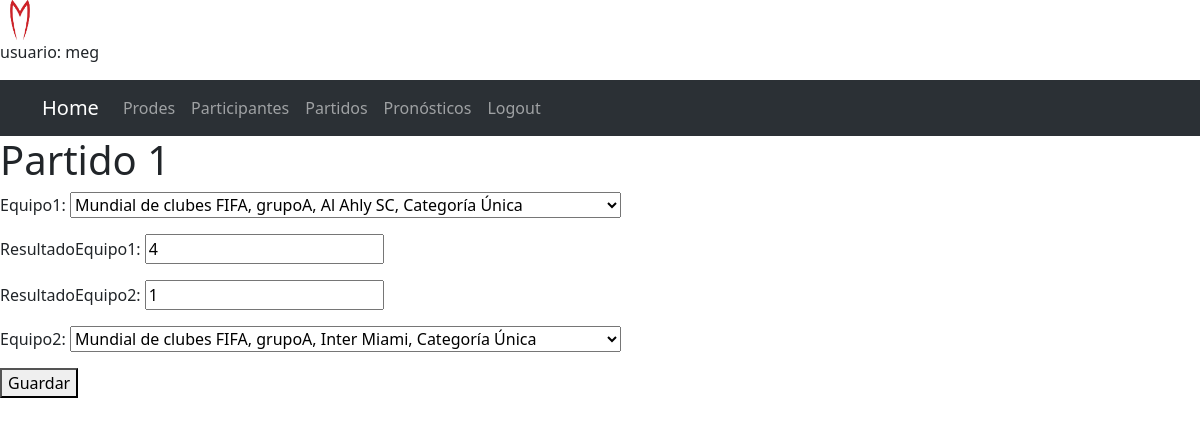
Page /prodes/fechas/partido/1/ (signed in) on the committed database.
### base/models.py (models this page shows, shortened)
class Partido(models.Model):
    fecha = models.DateField()
    hora = models.TimeField(blank=True, null=True)
    finalizado = models.BooleanField(default=False)
    estadio = models.CharField(max_length=100, blank=True, null=True)
    equipo1 = models.ForeignKey('EquipoPorFaseTorneo', related_name = 'equipo1', on_delete=models.CASCADE, null=False, unique=False)
    equipo2 = models.ForeignKey('EquipoPorFaseTorneo', related_name = 'equipo2', on_delete=models.CASCADE, null=False, unique=False)
    resultadoEquipo1 = models.SmallIntegerField(blank=True, null=True)
    resultadoEquipo2 = models.SmallIntegerField(blank=True, null=True)
    resultadoAdicEquipo1 = models.SmallIntegerField(blank=True, null=True)
    resultadoAdicEquipo2 = models.SmallIntegerField(blank=True, null=True)

### prode/views.py (the view)
# urls.py: path('prodes/fechas/partido/<int:id>/', views.partido, name='partido'),
@login_required
def partido(request, id):
    partido = Partido.objects.get(id = id)
    if request.method == 'POST':
        form = PartidoForm(request.POST, instance=partido)
        if form.is_valid():
            form.save()
            return redirect('partidos')
    else:
        form = PartidoForm(instance=partido)
        return render(request, 'partido.html', {
        "form":form,
        'partido': partido},
        )

### prode/forms.py
class PartidoForm(ModelForm):
    class Meta:
        model = Partido
        fields = ['equipo1','resultadoEquipo1','resultadoEquipo2','equipo2',]

### base/models.py (called while the page is built)
    def __str__(self):
        return(self.faseTorneo.torneo.nombre + ", grupo" + self.grupo.nombre + ", " + self.equipo.nombre+ ", " + self.categoria.nombre)

### prode/templates/partido.html (shortened to what this page needs)
{% extends 'base.html' %}
{% block content %}
<h1>Partido {{partido.id}}</h1>
<form action="http://localhost:8000/prodes/fechas/partido/{{partido.id}}/" method="POST">
    {{ form.as_p}}
    <button>
        Guardar
    </button>
</form>
{% endblock %}

### prode/templates/base.html (shortened to what this page needs)
{% load static %}
<!DOCTYPE html>
<html lang="en">
<head>
    <link rel="stylesheet" href="https://cdn.jsdelivr.net/npm/bootstrap@5.3.5/dist/css/bootstrap.min.css">
</head>
<body>
    <img src="{% static 'speed_racer_mach_5_logo.png' %}" alt="Logo" width="40">
    {% if user.is_authenticated %}
        <p>usuario: {{request.user}}</p>
    {% endif %}
    <nav class="navbar navbar-expand-lg bg-body-tertiary" data-bs-theme="dark">
        <div class="container">
          <a class="navbar-brand" href="/">Home</a>
          <div class="collapse navbar-collapse" id="navbarSupportedContent">
            <ul class="navbar-nav me-auto mb-2 mb-lg-0">
                {% if not user.is_authenticated %}
                <li class="nav-item">
                    <a class="nav-link" href="/signup">Signup</a>
                </li>
                <li class="nav-item">
                    <a class="nav-link" href="{% url 'login' %}">Login</a>
                </li>
                {% else %}
                    <li class="nav-item">
                        <a class="nav-link" href="{% url 'prodes' %}">Prodes</a>
                    </li>
                    <li class="nav-item">
                        <a class="nav-link" href="{% url 'participantes' %}">Participantes</a>
                    </li>
                    <li class="nav-item">
                        <a class="nav-link" href="{% url 'partidos' %}">Partidos</a>
                    </li>
                    <li class="nav-item">
                        <a class="nav-link" href="{% url 'pronosticos' %}">Pronósticos</a>
                    </li>
                    <li class="nav-item">
                        <a class="nav-link" href="{% url 'logout' %}">Logout</a>
                    </li>
                {% endif %}
              </div>
        </div>
      </nav>
<main>
    {% block content %}
    {% endblock %}
</main>
</body>
</html>

### rows in the picture
Partido: id "1", equipo1 "Mundial de clubes FIFA, grupoA, Al Ahly SC, Categoría Única", resultadoEquipo1 "4", resultadoEquipo2 "1", equipo2 "Mundial de clubes FIFA, grupoA, Inter Miami, Categoría Única"

### other values in the picture
{{ request.user }} "meg"
